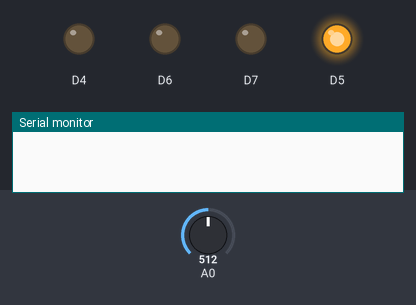
A sketch run on a simulated ESP8266 (NodeMCU). Shown: output pins drawn as LEDs (lit = HIGH), the last lines printed to the serial monitor. Inputs (shaded band) come from the test bench; at power-on: A0 = 512.

Above: at 0.2 s.
At 0.6 s:
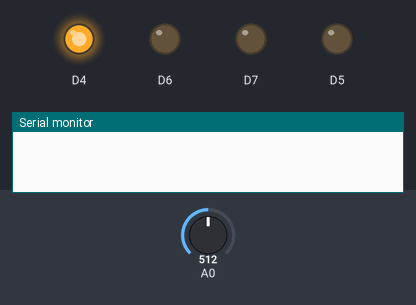
At 19.4 s:
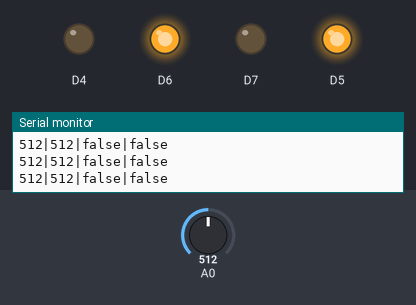
At 38.9 s:
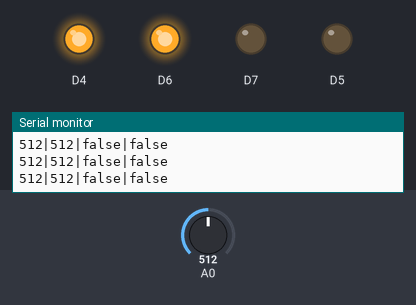
Timing chart, 0 to 40.0 s (numbered marks = the images above):
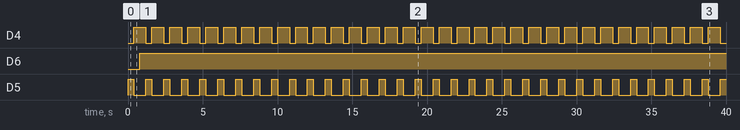

Measured:
- by itself, D4: alternates HIGH for 0.80 s and LOW for 0.40 s
- by itself, D6: LOW → HIGH at 0.80 s
- by itself, D5: alternates HIGH for 0.40 s and LOW for 0.80 s

The sketch:

arduino.ino
```cpp
int dl=400;
bool lightOn = false;
bool fanOn = false;

void setup() {
  Serial.begin(9600);
  pinMode(D4, OUTPUT);
  pinMode(D5, OUTPUT);
  pinMode(D6, OUTPUT);
  pinMode(D7, OUTPUT);
}

void loop() {
  digitalWrite(D4, LOW);
  digitalWrite(D5, HIGH);
  delay(dl);

  int vd5 = analogRead(A0);

  digitalWrite(D4, HIGH);
  digitalWrite(D5, LOW);
  delay(dl);

  int vd4 = analogRead(A0);

  Serial.print(vd4);
  Serial.print("|");
  Serial.print(vd5);
  Serial.print("|");
  Serial.print(lightOn ? "true" : "false");
  Serial.print("|");
  Serial.print(fanOn ? "true" : "false");
  Serial.println();

  digitalWrite(D6, fanOn ? LOW : HIGH);
  digitalWrite(D7, lightOn ? HIGH : LOW);

  if (Serial.available()) {
    String command = Serial.readStringUntil('\n');
    if (command.endsWith("fan")) {
      fanOn = command.startsWith("s");
    }

    if (command.endsWith("light")) {
      lightOn = command.startsWith("s");
    }
  }

  delay(dl);
}
```
